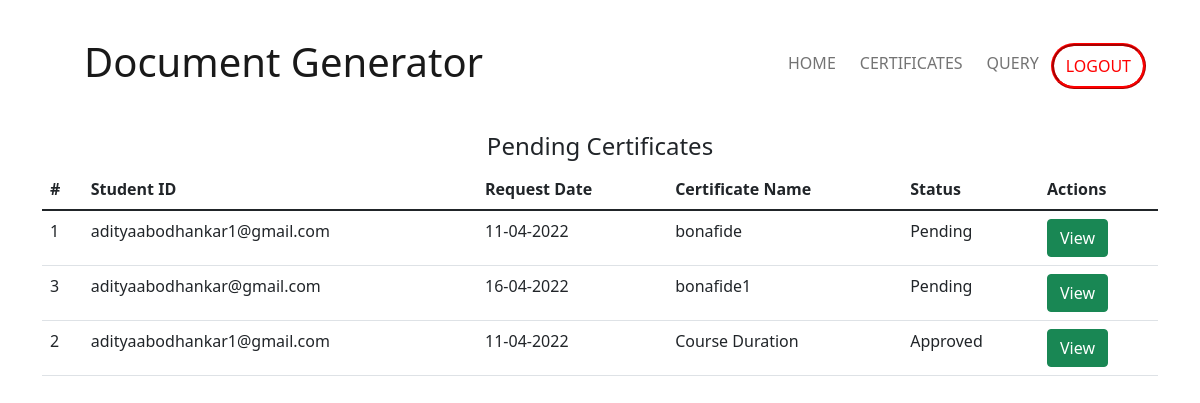
Page /admin_view_certificates on the earlier database version.
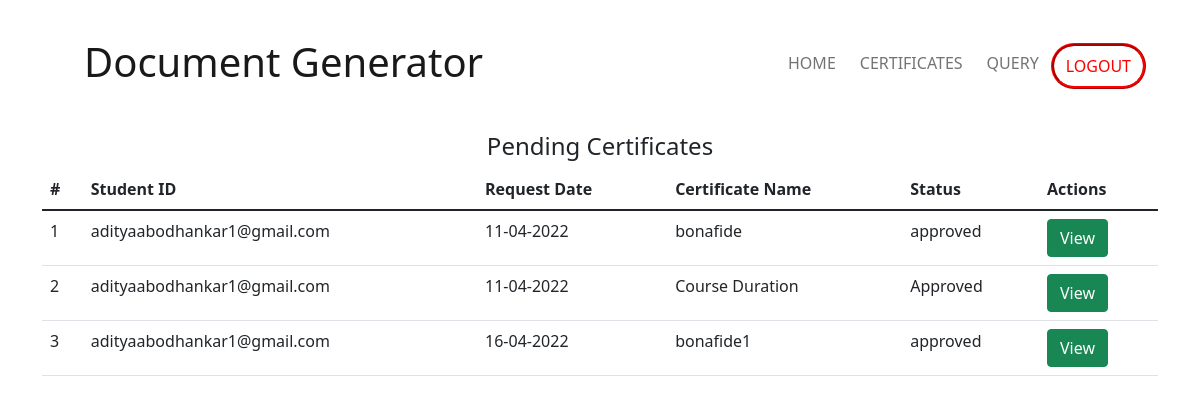
Same page on the later database version.
### main/models.py (models this page shows)
class CertificateRequestModel(models.Model):
    id = models.AutoField(primary_key=True)
    student_id = models.CharField(max_length=100)
    name = models.CharField(max_length=100)
    request_date = models.CharField(max_length=20)
    last_update_date = models.CharField(max_length=20, default="-")
    comment = models.CharField(max_length=400, default="", null=True)
    approved = models.BooleanField(default=False)
    status = models.CharField(default="Pending", max_length=30)
    url = models.CharField(max_length=200, default="#")

### main/views.py (the view)
# urls.py: path('admin_view_certificates', views.admin_certificates_page),
def admin_certificates_page(request):
    certificate_list = CertificateRequestModel.objects.order_by('request_date').order_by('approved').all()
    if len(certificate_list) == 0:
        no_certificates = True
    else:
        no_certificates = False
    return render(request, 'admin_view_certificates.html', {'certificates': certificate_list,
                                                            'no_certificates': no_certificates})

### templates/admin_view_certificates.html (shortened to what this page needs)
<!DOCTYPE html>
<html lang="en">
<head>
    <link href="https://cdn.jsdelivr.net/npm/bootstrap@5.1.3/dist/css/bootstrap.min.css" rel="stylesheet"
>
</head>
<body>
    <div class="container">
        <nav class="navbar navbar-expand-lg navbar-light">
            <div class="container-fluid">
                <a class="navbar-brand" href="./#" style="padding: 30px;">
                    <h3 class="display-6">Document Generator</h3>
                </a>
                <div class="collapse navbar-collapse" id="navbarNav">
                    <ul class="navbar-nav ms-auto ">
                        <li class="nav-item">
                            <a class="nav-link" href="./">HOME</a>
                        </li>
                        <li class="nav-item">
                            <a class="nav-link" href="#">CERTIFICATES</a>
                        </li>
                        <li class="nav-item">
                            <a class="nav-link" href="#">QUERY</a>
                        </li>
                        <li class="nav-item">
                            <a class="nav-link" href="./logout" id="nav-login-btn">
                                LOGOUT
                            </a>
                        </li>
                    </ul>
                </div>
            </div>
        </nav>
    </div>
    <section id="requests">
        <div class="container" id="requests">
            <center>
                <h4>
                    Pending Certificates
                </h4>
            </center>
            <table class="table table-stripped table-hover">
                <thead>
                    <th>
                        #
                    </th>
                    <th>
                        Student ID
                    </th>
                    <th>
                        Request Date
                    </th>
                    <th>
                        Certificate Name
                    </th>
                    <th>
                        Status
                    </th>
                    <th>
                        Actions
                    </th>
                </thead>
                <tbody>
                    {% for certificate in certificates %}
                    <tr>
                        <td>
                            {{ certificate.id }}
                        </td>
                        <td>
                            {{ certificate.student_id}}
                        </td>
                        <td>
                            {{ certificate.request_date }}
                        </td>
                        <td>
                            {{ certificate.name }}
                        </td>
                        <td>
                            {{ certificate.status }}
                        </td>
                        <td>
                            <a href="./admin_certificate_req?c_id={{ certificate.id }}" class="btn btn-success">
                                View
                            </a>
                        </td>
                    </tr>
                    {% endfor %}
                </tbody>
            </table>
        </div>
    </section>
</body>
</html>

Differences in the rows shown:
changed CertificateRequestModel "bonafide": status "Pending" → "approved"
shown differently, row unchanged: CertificateRequestModel "Course Duration": moves up the list
changed CertificateRequestModel "bonafide1": student_id "adityaabodhankar@gmail.com" → "adityaabodhankar1@gmail.com"; status "Pending" → "approved"
